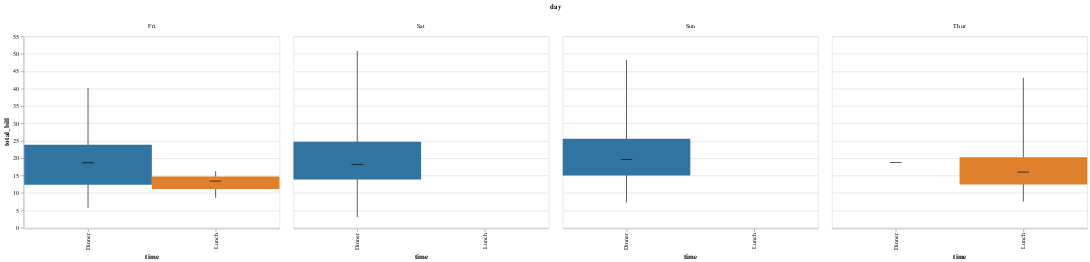

Write notebook code for a chart like this one.
### Code cell
display(salt.boxplot(x="day", y="total_bill", hue="time", data=tips))
ax = sns.boxplot(x="day", y="total_bill", hue="time", data=tips, linewidth=2.5)

### Figure 1 — Vega-Lite specification as saved in the notebook (floating-point values rounded to 4 significant figures; data arrays with more than 128 entries replaced by an {"elided": "..."} marker saying what was removed)
{"$schema": "https://vega.github.io/schema/vega-lite/v2.4.1.json", "config": {"range": {"category": ["rgba(49,115,161,1)", "rgba(224,128,44,1)", "rgba(58,145,58,1)", "rgba(192,60,61,1)", "rgba(147,113,178,1)", "rgba(131,91,83,1)", "rgba(213,132,188,1)", "rgba(127,127,127,1)", "rgba(168,169,53,1)", "rgba(45,171,184,1)"]}, "view": {"height": 300, "width": 400}}, "data": {"values": {"elided": "244 records"}}, "facet": {"column": {"field": "day", "type": "nominal"}}, "spec": {"layer": [{"encoding": {"x": {"field": "time", "type": "nominal"}, "y": {"aggregate": "min", "field": "total_bill", "type": "quantitative"}, "y2": {"aggregate": "max", "field": "total_bill", "type": "quantitative"}}, "mark": "rule"}, {"encoding": {"color": {"field": "time", "legend": null, "type": "nominal"}, "x": {"field": "time", "type": "nominal"}, "y": {"aggregate": "q1", "axis": {"title": "total_bill"}, "field": "total_bill", "type": "quantitative"}, "y2": {"aggregate": "q3", "field": "total_bill", "type": "quantitative"}}, "mark": "bar"}, {"encoding": {"x": {"field": "time", "type": "nominal"}, "y": {"aggregate": "median", "field": "total_bill", "type": "quantitative"}}, "mark": {"color": "black", "size": 18, "type": "tick"}}]}}
